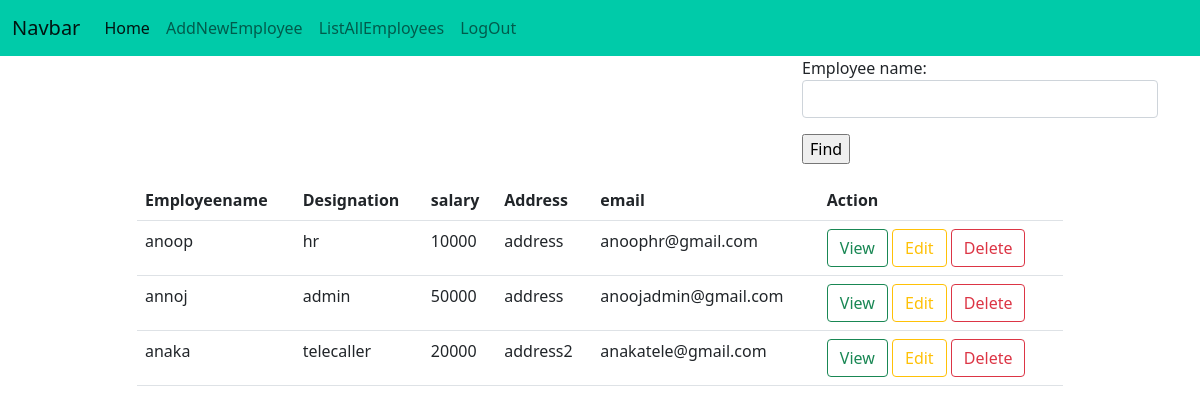
The page /employees/all on the database its author committed.
### employees/models.py (models this page shows, shortened)
class Employees(models.Model):
    emp_name=models.CharField(max_length=120)
    options=(("ceo","ceo"),
             ("admin","admin"),
             ("hr","hr"),
             ("telecaller","telecaller"),
             ("faculty","faculty"),
             ("seo","seo"))
    designation=models.CharField(max_length=120,choices=options,null=True,default="hr")
    salary=models.PositiveIntegerField()
    address=models.CharField(max_length=120)
    email=models.CharField(max_length=120,unique=True)
    phone=models.CharField(max_length=15,unique=True)
    is_active=models.BooleanField(default=True,null=True)

### employees/views.py (the view, shortened to what this page needs)
# urls.py: path("all",views.list_employees,name="listemployees"),
def list_employees(request):
    employees=Employees.objects.filter(is_active=True)
    form=forms.EmployeeSearchForm()
    context={"employees":employees,"form":form}
    return render(request,"list_emp.html",context)

### employees/forms.py
class EmployeeSearchForm(forms.Form):
    employee_name=forms.CharField(widget=forms.TextInput(attrs={"class":"form-control"}))

### employees/templates/list_emp.html (shortened to what this page needs)
{%extends 'base.html'%}
{%block body_block%}
<div class="row">
  <div class="col-4"></div>
  <div class="col-4"></div>
  <div class="col-4">
    <form action="" method="post" class="mb-3">
      {{form.as_p}}
      <input type="submit" value="Find">
    </form>
  </div>
</div>
<div class="row">
  <div class="col-1"></div>
  <div class="col-10">
      <table class="table">
        <tr>
          <th>Employeename</th>
          <th>Designation</th>
          <th>salary</th>
          <th>Address</th>
          <th>email</th>
          <th>Action</th>
        </tr>
        {%for employee in employees%}
        <tr>
          <td>{{employee.emp_name}}</td>
          <td>{{employee.designation}}</td>
          <td>{{employee.salary}}</td>
          <td>{{employee.address}}</td>
          <td>{{employee.email}}</td>
          <td>
            <a href="{%url 'empdetails' employee.id%}" class="btn btn-outline btn-outline-success">View</a>
            <a href="{%url 'changeemployee' employee.id%}" class="btn btn-outline btn-outline-warning">Edit</a>
            <a href="{%url 'removeemployee' employee.id%}" class="btn btn-outline btn-outline-danger">Delete</a>
          </td>
        </tr>
        {%endfor%}
      </table>
  </div>
  <div class="col-1"></div>
</div>
{%endblock%}

### employees/templates/base.html (shortened to what this page needs)
<!DOCTYPE html>
<html lang="en">
<head>
<link href="https://cdn.jsdelivr.net/npm/bootstrap@5.1.3/dist/css/bootstrap.min.css" rel="stylesheet">
</head>
<body>
<nav class="navbar navbar-expand-lg navbar-light" style="background-color:#00cba9">
  <div class="container-fluid">
    <a class="navbar-brand" href="#">Navbar</a>
    <div class="collapse navbar-collapse" id="navbarSupportedContent">
      <ul class="navbar-nav me-auto mb-2 mb-lg-0">
        <li class="nav-item">
          <a class="nav-link active" aria-current="page" href="">Home</a>
        </li>
        <li class="nav-item">
          <a class="nav-link" href="{%url 'addemployee' %}">AddNewEmployee</a>
        </li>
           <li class="nav-item">
          <a class="nav-link" href="{%url 'listemployees' %}">ListAllEmployees</a>
        </li>
           <li class="nav-item">
          <a class="nav-link" href="#">LogOut</a>
        </li>
      </ul>
    </div>
  </div>
</nav>
<div class="container">
    {%block body_block%}
    {%endblock%}
</div>
</body>
</html>

### rows shown on the page
Employees: emp_name "anoop", designation "hr", salary "10000", address "address", email "anoophr@gmail.com"
Employees: emp_name "annoj", designation "admin", salary "50000", address "address", email "anoojadmin@gmail.com"
Employees: emp_name "anaka", designation "telecaller", salary "20000", address "address2", email "anakatele@gmail.com"
